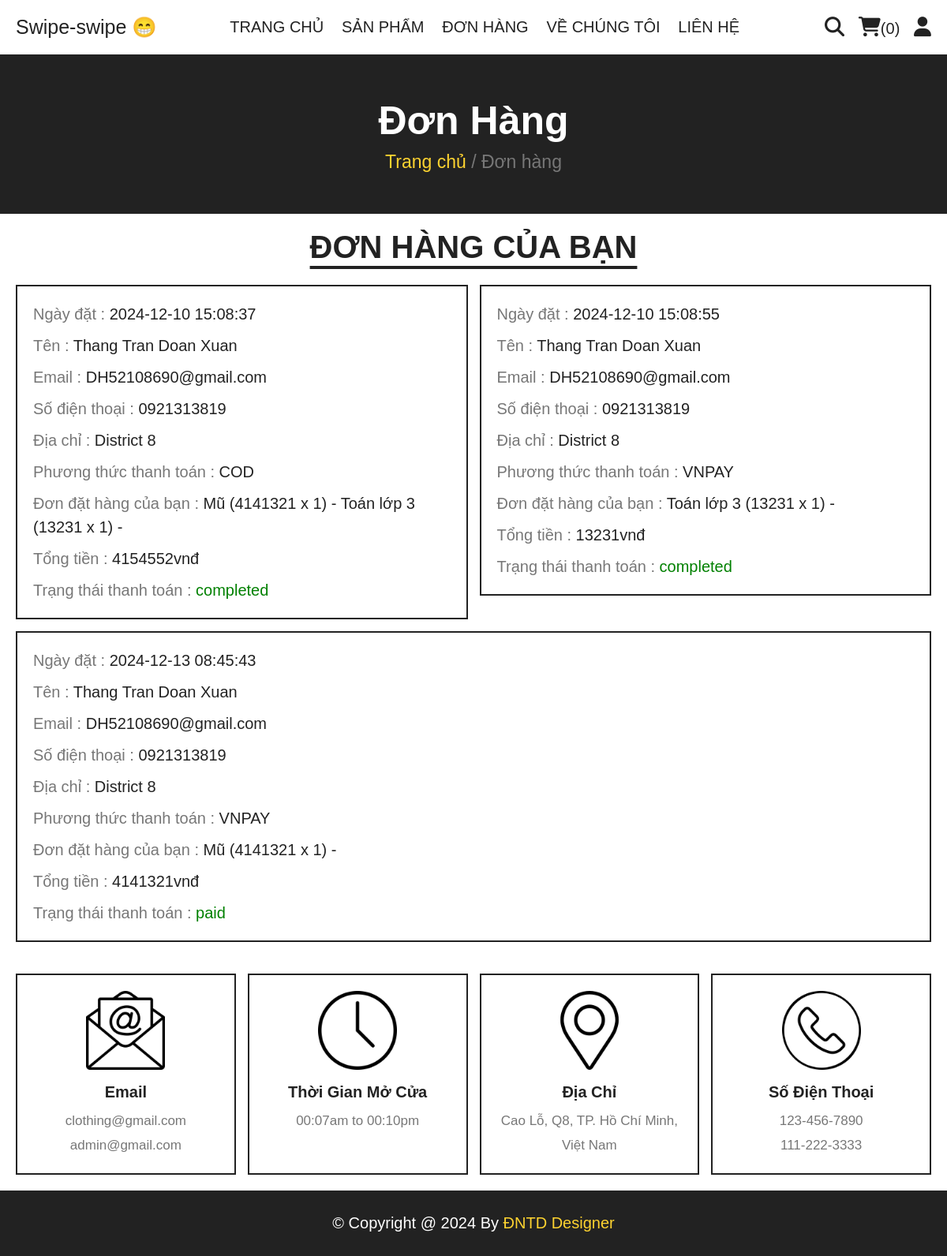
Screenshot of /orders.php (signed in) with the database file from the repository.
### tables this page shows
CREATE TABLE `orders` (
  `id` int(11) NOT NULL AUTO_INCREMENT,
  `user_id` int(11) NOT NULL,
  `name` varchar(20) NOT NULL,
  `number` varchar(10) NOT NULL,
  `email` varchar(50) NOT NULL,
  `method` varchar(50) NOT NULL,
  `address` varchar(500) NOT NULL,
  `total_products` varchar(1000) NOT NULL,
  `total_price` int(11) NOT NULL,
  `placed_on` datetime NOT NULL DEFAULT current_timestamp(),
  `payment_status` varchar(20) NOT NULL DEFAULT 'pending',
  `transaction_id` varchar(50) DEFAULT NULL,
  PRIMARY KEY (`id`),
  UNIQUE KEY `transactionId` (`transaction_id`)
);

### orders.php (the view, shortened to what this page needs)
<?php
include 'components/connect.php';
if (isset($_SESSION['user_id'])) {
   $user_id = $_SESSION['user_id'];
} else {
   $user_id = '';
   header('location:home.php');
};
?>
<!DOCTYPE html>
<html lang="en">
<head>
   <link rel="stylesheet" href="https://cdnjs.cloudflare.com/ajax/libs/font-awesome/6.1.1/css/all.min.css">
   <link rel="stylesheet" href="css/style.css">
</head>
<body>
   <?php include 'components/user_header.php'; ?>
   <div class="heading">
      <h3>Đơn hàng</h3>
      <p><a href="html.php">Trang chủ</a> <span> / Đơn hàng</span></p>
   </div>
   <section class="orders">
      <h1 class="title">Đơn hàng của bạn</h1>
      <div class="box-container">
         <?php
         if ($user_id == '') {
            echo '<p class="empty">Vui lòng đăng nhập để xem đơn hàng của bạn</p>';
         } else {
            $select_orders = $conn->prepare("SELECT * FROM `orders` WHERE user_id = ?");
            $select_orders->execute([$user_id]);
            if ($select_orders->rowCount() > 0) {
               $fetch_orders_list = $select_orders->fetchAll(PDO::FETCH_ASSOC);
               foreach ($fetch_orders_list as $fetch_orders) {
         ?>
                  <div class="box">
                     <p>Ngày đặt : <span><?= $fetch_orders['placed_on']; ?></span></p>
                     <p>Tên : <span><?= $fetch_orders['name']; ?></span></p>
                     <p>Email : <span><?= $fetch_orders['email']; ?></span></p>
                     <p>Số điện thoại : <span><?= $fetch_orders['number']; ?></span></p>
                     <p>Địa chỉ : <span><?= $fetch_orders['address']; ?></span></p>
                     <p>Phương thức thanh toán : <span><?= $fetch_orders['method']; ?></span></p>
                     <p>Đơn đặt hàng của bạn : <span><?= $fetch_orders['total_products']; ?></span></p>
                     <p>Tổng tiền : <span><?= $fetch_orders['total_price']; ?>vnđ</span></p>
                     <p>Trạng thái thanh toán :
                        <span style="color:<?php if ($fetch_orders['payment_status'] == 'pending') {
                                                echo 'red';
                                             } else {
                                                echo 'green';
                                             }; ?>">
                           <?= $fetch_orders['payment_status']; ?>
                        </span>
                     </p>
                  </div>
         <?php
               }
            } else {
               echo '<p class="empty">Chưa có đơn đặt hàng nào được đặt!</p>';
            }
         }
         ?>
      </div>
   </section>
   <?php include 'components/footer.php'; ?>
</body>
</html>

### css/style.css (style rules this page uses)
:root { --yellow: #fed330; --red: #e74c3c; --white: #fff; --black: #222; --light-color: #777; --border: 0.2rem solid var(--black); }
* { font-family: "Rubik", sans-serif; margin: 0; padding: 0; box-sizing: border-box; outline: none; border: none; text-decoration: none; }
html { font-size: 62.5%; overflow-x: hidden; scroll-behavior: smooth; stop-opacity: 7rem; }
section { margin: 0 auto; max-width: 1200px; padding: 2rem; }
.title { text-align: center; margin-bottom: 2.5rem; font-size: 4rem; color: var(--black); text-transform: uppercase; text-decoration: underline; text-underline-offset: 1rem; }
.heading { display: flex; align-items: center; justify-content: center; gap: 1rem; flex-flow: column; background-color: var(--black); min-height: 20rem; }
.heading h3 { font-size: 5rem; color: var(--white); text-transform: capitalize; }
.heading p { font-size: 2.3rem; color: var(--light-color); }
.heading p a { color: var(--yellow); }
.orders .box-container { display: flex; flex-wrap: wrap; gap: 1.5rem; align-items: flex-start; }
.orders .box-container .box { padding: 1rem 2rem; border: var(--border); flex: 1 1 40rem; }
.orders .box-container .box p { line-height: 1.5; margin: 1rem 0; font-size: 2rem; color: var(--light-color); }
.orders .box-container .box p span { color: var(--black); }

### rows the page displays
orders: placed_on "2024-12-10 15:08:37", name "Thang Tran Doan Xuan", email "DH52108690@gmail.com", number "0921313819", address "District 8", method "COD", total_products "Mũ (4141321 x 1) - Toán lớp 3 (13231 x 1) -", total_price "4154552", payment_status "completed"
orders: placed_on "2024-12-10 15:08:55", name "Thang Tran Doan Xuan", email "DH52108690@gmail.com", number "0921313819", address "District 8", method "VNPAY", total_products "Toán lớp 3 (13231 x 1) -", total_price "13231", payment_status "completed"
orders: placed_on "2024-12-13 08:45:43", name "Thang Tran Doan Xuan", email "DH52108690@gmail.com", number "0921313819", address "District 8", method "VNPAY", total_products "Mũ (4141321 x 1) -", total_price "4141321", payment_status "paid"

### other values shown
$total_cart_items "0"
